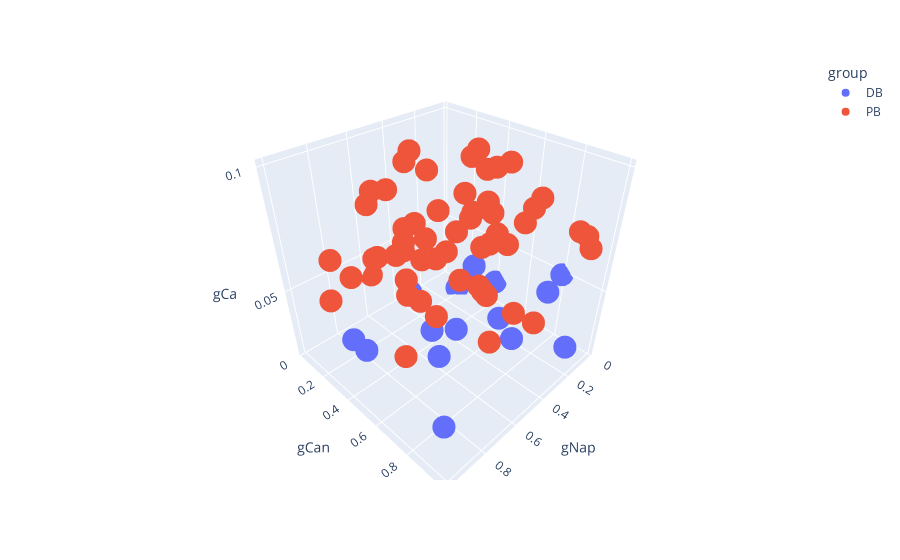

The notebook cell saved with this chart:
### Markdown cell above
Initial Conductances

### Code cell
plot_3d_conductances(DB_ini, PB_ini, indices=(0, 4, 3), conductance_labels=('gNap', 'gCan', 'gCa'))

### Figure 1 — Plotly figure (JSON) as saved in the notebook; plotly's stock layout.template omitted (floating-point values rounded to 4 significant figures)
{"data": [{"hovertemplate": "group=DB<br>gNap=%{x}<br>gCan=%{y}<br>gCa=%{z}<extra></extra>", "legendgroup": "DB", "marker": {"color": "#636efa", "symbol": "circle"}, "mode": "markers", "name": "DB", "scene": "scene", "showlegend": true, "type": "scatter3d", "x": [0.42, 0.55, 0.93, 0.65, 0.91, 0.54, 0.13, 0.25, 0.04, 1, 0.03, 0.19, 0.02, 0.56, 0.1], "y": [0.15, 0.45, 0.35, 0.6, 0.89, 0.91, 0.34, 0.62, 0.75, 0.55, 0.41, 0.97, 0.8, 0.62, 0.19], "z": [0.03, 0.03, 0.04, 0.03, 0.03, 0.05, 0.04, 0.03, 0.04, 0.05, 0.03, 0.03, 0.05, 0.04, 0.02]}, {"hovertemplate": "group=PB<br>gNap=%{x}<br>gCan=%{y}<br>gCa=%{z}<extra></extra>", "legendgroup": "PB", "marker": {"color": "#EF553B", "symbol": "circle"}, "mode": "markers", "name": "PB", "scene": "scene", "showlegend": true, "type": "scatter3d", "x": [0.53, 0.28, 0.73, 0.15, 0.06, 0.59, 0.31, 0.37, 0.51, 0.7, 0.8, 0.75, 0.35, 0.59, 0.15, 0.76, 0.61, 0.84, 0.68, 0.18, 0.57, 0.11, 0.74, 0.14, 0.77, 0.41, 0.19, 0.83, 0.15, 0.28, 0.21, 0.95, 0.26, 0.92, 0.53, 0.25, 0.27, 0.25, 0.58, 0.42, 0.52, 0.62, 0.43, 0.8, 0.59, 0.5, 0.66, 0.09, 0.65, 0.62, 0.2, 0.52, 0.99, 0.08, 0.47, 0.52], "y": [0.9, 0.74, 0.67, 0.09, 0.48, 0.26, 0.59, 0.58, 0.72, 0.26, 0.49, 0.11, 0.62, 0.35, 0.69, 0.7, 0.42, 0.7, 0.21, 0.94, 0.02, 0.37, 0.5, 0.31, 0.36, 0.63, 0.98, 0.08, 0.47, 0.47, 0.5, 0.76, 0.38, 0.19, 0.37, 0.79, 0.27, 0.41, 0.47, 0.11, 0.99, 0.86, 0.66, 0.58, 0.84, 0.28, 0.54, 0.17, 0.15, 0.91, 0.38, 0.75, 0.78, 0.95, 0.18, 0.6], "z": [0.06, 0.08, 0.08, 0.06, 0.09, 0.06, 0.08, 0.05, 0.06, 0.09, 0.1, 0.05, 0.07, 0.1, 0.08, 0.06, 0.08, 0.07, 0.06, 0.08, 0.04, 0.05, 0.08, 0.09, 0.07, 0.1, 0.08, 0.06, 0.09, 0.1, 0.06, 0.08, 0.08, 0.05, 0.06, 0.09, 0.05, 0.07, 0.1, 0.05, 0.06, 0.05, 0.09, 0.09, 0.09, 0.1, 0.08, 0.05, 0.08, 0.09, 0.07, 0.06, 0.06, 0.07, 0.04, 0.06]}], "layout": {"legend": {"title": {"text": "group"}, "tracegroupgap": 0}, "margin": {"t": 60}, "scene": {"domain": {"x": [0, 1], "y": [0, 1]}, "xaxis": {"title": {"text": "gNap"}}, "yaxis": {"title": {"text": "gCan"}}, "zaxis": {"title": {"text": "gCa"}}}}}
